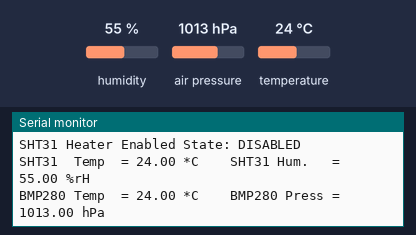
The sketch below on a simulated Arduino Uno, built with avr-gcc and run on an emulated ATmega328P. Parts: the last lines printed to the serial monitor. Inputs (shaded band) come from the test bench; at power-on: humidity 55 %, air pressure 1013 hPa, temperature 24 °C.

Above: at 3.2 s.
3.3 s: humidity set to 22 %
6.1 s: air pressure set to 952 hPa
At 8.3 s:
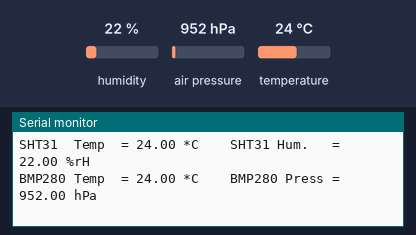
8.9 s: temperature set to 12 °C
At 12.8 s:
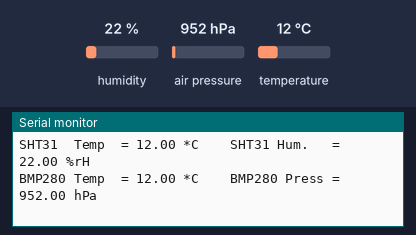

Measured:
- after the input at 6.1 s, the serial monitor: prints a new line after 1.1 s (image 1)
- after the input at 8.9 s, the serial monitor: prints a new line after 3.4 s (image 2)

The sketch:

LoRaWAN_ENVII_Template.ino
```cpp
/*
 * File: LoRaWAN_ENVII_Template.ino
 *
 * This file gives a frame for sending ensor data via LoRaWAN
 *
 * 2021-06-04 Claus Kühnel info@ckuehnel.ch
 */
#include <Arduino.h>

#define DEBUG 1   // set to 0 to avoid display of measuring results on serial monitor

float sht31Temperature, sht31Humidity;
float bmp280Temperature, bmp280Pressure;

void setup()
{
  Serial.begin(9600);
  delay(2000); // wait for serial monitor

  Serial.println("\nM5Stack ENV.II Sensor Test"); // Change this if you want
  Serial.println("SHT31 @ 0x44 & BMP280 @ 0x76");

  initSensor(); // initialize ENV.II sensor
}

void loop()
{
  getValues(); // get measuring results of ENV.II sensor

  // prepare the measuring results for use in payload
  int16_t temp = (int16_t) (sht31Temperature * 100. + .5);
  uint8_t tempHi = highByte(temp);
  uint8_t tempLo = lowByte(temp);

  //Serial.print(temp); Serial.print("\t");
  //Serial.print(temp,HEX); Serial.print("\t"); Serial.print(tempHi,HEX); Serial.print(tempLo,HEX);
  Serial.println();

  // prepare LoRaWAN message and send it to TTN

  delay(5000);
}
```

getValues.ino
```cpp
/*
 * The access to ENV.II Sensor Unit is organized here.
 * The ENV.II Sensor contains a SHT31 sensor to measure temperature & humidity,
 * and a BMP280 sensor to get temperature & pressure.
 * The results are saved in global float variables for each sensor.
 *
 * 2021-06-04 Claus Kühnel info@ckuehnel.ch
 */

#include <Wire.h>
#include <Adafruit_SHT31.h>
#include <Adafruit_BMP280.h>

Adafruit_SHT31 sht31 = Adafruit_SHT31();

Adafruit_BMP280 bmp; // use I2C interface
Adafruit_Sensor *bmp_temp = bmp.getTemperatureSensor();
Adafruit_Sensor *bmp_pressure = bmp.getPressureSensor();

void initSensor()
{
   if (!sht31.begin(0x44)) // Set to 0x45 for alternate i2c addr
  {
    Serial.println("Couldn't find SHT31");
    while (1) delay(10);
  }

  sht31.heater(false);
  Serial.print("SHT31 Heater Enabled State: ");
  if (sht31.isHeaterEnabled()) Serial.println("ENABLED\n");
  else                         Serial.println("DISABLED\n");

  if (!bmp.begin(BMP280_ADDRESS_ALT, BMP280_CHIPID)) // I2C Addr 0x76
  {
    Serial.println("Could not find BMP280");
    while (1) delay(10);
  }
  /* Default settings from datasheet. */
  bmp.setSampling(Adafruit_BMP280::MODE_NORMAL,     /* Operating Mode. */
                  Adafruit_BMP280::SAMPLING_X2,     /* Temp. oversampling */
                  Adafruit_BMP280::SAMPLING_X16,    /* Pressure oversampling */
                  Adafruit_BMP280::FILTER_X16,      /* Filtering. */
                  Adafruit_BMP280::STANDBY_MS_500); /* Standby time. */
  // bmp_temp->printSensorDetails();
}

void getSHT31Values()
{
  sht31Temperature = sht31.readTemperature();
  sht31Humidity = sht31.readHumidity();
  if (DEBUG)
  {
    if (!isnan(sht31Temperature))  // check if 'is not a number'
    {
      Serial.print("SHT31  Temp  = "); Serial.print(sht31Temperature); Serial.print(" *C\t\t");
    } else Serial.println("Failed to read temperature");

    if (!isnan(sht31Humidity))  // check if 'is not a number'
    {
      Serial.print("SHT31 Hum.   = "); Serial.print(sht31Humidity); Serial.println(" %rH");
    }
    else Serial.println("Failed to read humidity");
  }
}

void getBMP280Values()
{
  sensors_event_t temp_event, pressure_event;
  bmp_temp->getEvent(&temp_event);
  bmp_pressure->getEvent(&pressure_event);

  bmp280Temperature = temp_event.temperature;
  bmp280Pressure = pressure_event.pressure;

  if (DEBUG)
  {
    Serial.print("BMP280 Temp  = "); Serial.print(bmp280Temperature); Serial.print(" *C\t\t");
    Serial.print("BMP280 Press = "); Serial.print(bmp280Pressure); Serial.println(" hPa");
  }
}

void getValues()
{
  getSHT31Values();
  getBMP280Values();
}
```
